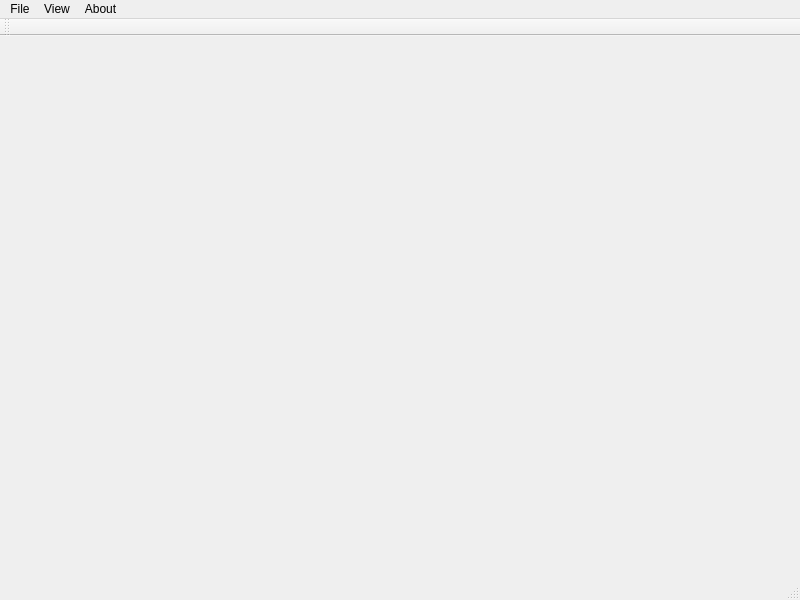
<?xml version="1.0" encoding="UTF-8"?>
<ui version="4.0">
 <class>MainWindow</class>
 <widget class="QMainWindow" name="MainWindow">
  <property name="geometry">
   <rect>
    <x>0</x>
    <y>0</y>
    <width>800</width>
    <height>600</height>
   </rect>
  </property>
  <property name="windowTitle">
   <string>MainWindow</string>
  </property>
  <widget class="QWidget" name="centralwidget"/>
  <widget class="QMenuBar" name="menubar">
   <property name="geometry">
    <rect>
     <x>0</x>
     <y>0</y>
     <width>800</width>
     <height>25</height>
    </rect>
   </property>
   <widget class="QMenu" name="menuFile">
    <property name="title">
     <string>File</string>
    </property>
    <addaction name="actionNew"/>
    <addaction name="actionOpen"/>
    <addaction name="separator"/>
    <addaction name="actionSave"/>
    <addaction name="actionSave_As"/>
    <addaction name="separator"/>
    <addaction name="actionExit"/>
   </widget>
   <widget class="QMenu" name="menuView">
    <property name="title">
     <string>View</string>
    </property>
    <widget class="QMenu" name="menuZoom">
     <property name="title">
      <string>Zoom</string>
     </property>
     <addaction name="actionZoom_In"/>
     <addaction name="actionZoom_Out"/>
     <addaction name="separator"/>
     <addaction name="actionDefult_Zoom"/>
    </widget>
    <addaction name="menuZoom"/>
   </widget>
   <widget class="QMenu" name="menuAbout">
    <property name="title">
     <string>About</string>
    </property>
    <addaction name="actionAbout"/>
   </widget>
   <addaction name="menuFile"/>
   <addaction name="menuView"/>
   <addaction name="menuAbout"/>
  </widget>
  <widget class="QStatusBar" name="statusbar"/>
  <widget class="QToolBar" name="toolBar">
   <property name="windowTitle">
    <string>toolBar</string>
   </property>
   <attribute name="toolBarArea">
    <enum>TopToolBarArea</enum>
   </attribute>
   <attribute name="toolBarBreak">
    <bool>false</bool>
   </attribute>
  </widget>
  <action name="actionNew">
   <property name="text">
    <string>New</string>
   </property>
   <property name="shortcut">
    <string>Ctrl+N</string>
   </property>
  </action>
  <action name="actionOpen">
   <property name="text">
    <string>Open</string>
   </property>
   <property name="shortcut">
    <string>Ctrl+O</string>
   </property>
  </action>
  <action name="actionSave">
   <property name="text">
    <string>Save</string>
   </property>
   <property name="shortcut">
    <string>Ctrl+S</string>
   </property>
  </action>
  <action name="actionSave_As">
   <property name="text">
    <string>Save As</string>
   </property>
   <property name="shortcut">
    <string>Ctrl+Shift+S</string>
   </property>
  </action>
  <action name="actionExit">
   <property name="text">
    <string>Exit</string>
   </property>
   <property name="shortcut">
    <string>Shift+Esc</string>
   </property>
  </action>
  <action name="actionZoom_In">
   <property name="text">
    <string>Zoom In</string>
   </property>
   <property name="shortcut">
    <string>Ctrl++</string>
   </property>
  </action>
  <action name="actionZoom_Out">
   <property name="text">
    <string>Zoom Out</string>
   </property>
   <property name="shortcut">
    <string>Ctrl+-</string>
   </property>
  </action>
  <action name="actionDefult_Zoom">
   <property name="text">
    <string>Defult Zoom</string>
   </property>
   <property name="shortcut">
    <string>Ctrl+0</string>
   </property>
  </action>
  <action name="actionAbout">
   <property name="text">
    <string>About</string>
   </property>
  </action>
 </widget>
 <resources/>
 <connections/>
</ui>
